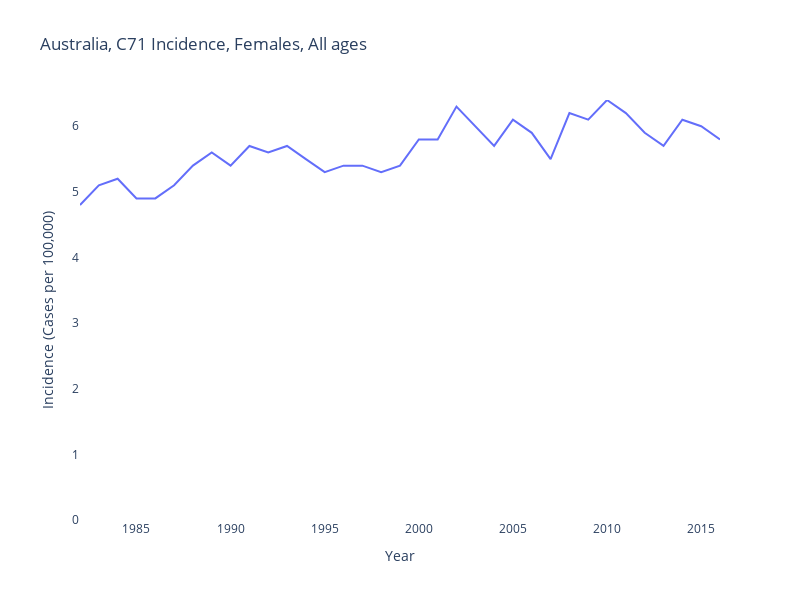

Notebook code cell kept with this figure:
### Code cell
fig = px.line(x=years, y=rates, title=f'Australia, {code} Incidence, {gender}, {age_group}')

fig.update_layout(yaxis=dict(range=[0,max(rates)]))

fig.update_layout(
    xaxis_title="Year",
    yaxis_title="Incidence (Cases per 100,000)",
    plot_bgcolor='rgba(0,0,0,0)',
    autosize=False,
        width=800,
        height=600,)


fig.show()

### Figure 1 — Plotly figure (JSON) as saved in the notebook; plotly's stock layout.template omitted (floating-point values rounded to 4 significant figures)
{"data": [{"hovertemplate": "x=%{x}<br>y=%{y}<extra></extra>", "legendgroup": "", "line": {"color": "#636efa", "dash": "solid"}, "mode": "lines", "name": "", "orientation": "v", "showlegend": false, "type": "scatter", "x": [1982, 1983, 1984, 1985, 1986, 1987, 1988, 1989, 1990, 1991, 1992, 1993, 1994, 1995, 1996, 1997, 1998, 1999, 2000, 2001, 2002, 2003, 2004, 2005, 2006, 2007, 2008, 2009, 2010, 2011, 2012, 2013, 2014, 2015, 2016], "xaxis": "x", "y": [4.8, 5.1, 5.2, 4.9, 4.9, 5.1, 5.4, 5.6, 5.4, 5.7, 5.6, 5.7, 5.5, 5.3, 5.4, 5.4, 5.3, 5.4, 5.8, 5.8, 6.3, 6, 5.7, 6.1, 5.9, 5.5, 6.2, 6.1, 6.4, 6.2, 5.9, 5.7, 6.1, 6, 5.8], "yaxis": "y"}], "layout": {"autosize": false, "height": 600, "legend": {"tracegroupgap": 0}, "plot_bgcolor": "rgba(0,0,0,0)", "title": {"text": "Australia, C71 Incidence, Females, All ages"}, "width": 800, "xaxis": {"anchor": "y", "domain": [0, 1], "title": {"text": "Year"}}, "yaxis": {"anchor": "x", "domain": [0, 1], "range": [0, 6.4], "title": {"text": "Incidence (Cases per 100,000)"}}}}
